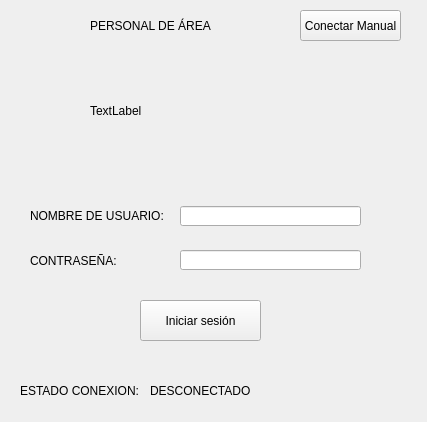
<?xml version="1.0" encoding="UTF-8"?>
<ui version="4.0">
 <class>Form</class>
 <widget class="QWidget" name="Form">
  <property name="geometry">
   <rect>
    <x>0</x>
    <y>0</y>
    <width>427</width>
    <height>422</height>
   </rect>
  </property>
  <property name="windowTitle">
   <string>Iniciar sesión</string>
  </property>
  <widget class="QPushButton" name="btn_iniciar">
   <property name="geometry">
    <rect>
     <x>140</x>
     <y>300</y>
     <width>121</width>
     <height>41</height>
    </rect>
   </property>
   <property name="text">
    <string>Iniciar sesión</string>
   </property>
  </widget>
  <widget class="QLabel" name="label">
   <property name="geometry">
    <rect>
     <x>30</x>
     <y>200</y>
     <width>141</width>
     <height>31</height>
    </rect>
   </property>
   <property name="styleSheet">
    <string notr="true">font: 10pt &quot;Times New Roman&quot;;</string>
   </property>
   <property name="text">
    <string>NOMBRE DE USUARIO:</string>
   </property>
  </widget>
  <widget class="QLineEdit" name="txt_usuario">
   <property name="geometry">
    <rect>
     <x>180</x>
     <y>206</y>
     <width>181</width>
     <height>20</height>
    </rect>
   </property>
  </widget>
  <widget class="QLabel" name="label_2">
   <property name="geometry">
    <rect>
     <x>30</x>
     <y>250</y>
     <width>111</width>
     <height>21</height>
    </rect>
   </property>
   <property name="styleSheet">
    <string notr="true">font: 10pt &quot;Times New Roman&quot;;</string>
   </property>
   <property name="text">
    <string>CONTRASEÑA:</string>
   </property>
  </widget>
  <widget class="QLineEdit" name="txt_contra">
   <property name="geometry">
    <rect>
     <x>180</x>
     <y>250</y>
     <width>181</width>
     <height>20</height>
    </rect>
   </property>
  </widget>
  <widget class="QLabel" name="label_3">
   <property name="geometry">
    <rect>
     <x>90</x>
     <y>-10</y>
     <width>181</width>
     <height>71</height>
    </rect>
   </property>
   <property name="styleSheet">
    <string notr="true">font: 75 12pt &quot;Times New Roman&quot;;</string>
   </property>
   <property name="text">
    <string>PERSONAL DE ÁREA</string>
   </property>
  </widget>
  <widget class="QLabel" name="lb_logo">
   <property name="geometry">
    <rect>
     <x>90</x>
     <y>70</y>
     <width>211</width>
     <height>81</height>
    </rect>
   </property>
   <property name="text">
    <string>TextLabel</string>
   </property>
   <property name="scaledContents">
    <bool>true</bool>
   </property>
  </widget>
  <widget class="QLabel" name="label_5">
   <property name="geometry">
    <rect>
     <x>20</x>
     <y>380</y>
     <width>121</width>
     <height>21</height>
    </rect>
   </property>
   <property name="styleSheet">
    <string notr="true">font: 10pt &quot;Times New Roman&quot;;</string>
   </property>
   <property name="text">
    <string>ESTADO CONEXION:</string>
   </property>
  </widget>
  <widget class="QPushButton" name="btn_manual">
   <property name="geometry">
    <rect>
     <x>300</x>
     <y>10</y>
     <width>101</width>
     <height>31</height>
    </rect>
   </property>
   <property name="text">
    <string>Conectar Manual</string>
   </property>
  </widget>
  <widget class="QLabel" name="lb_conexion">
   <property name="geometry">
    <rect>
     <x>150</x>
     <y>380</y>
     <width>171</width>
     <height>21</height>
    </rect>
   </property>
   <property name="styleSheet">
    <string notr="true">font: 10pt &quot;Times New Roman&quot;;</string>
   </property>
   <property name="text">
    <string>DESCONECTADO</string>
   </property>
  </widget>
 </widget>
 <resources/>
 <connections/>
</ui>
